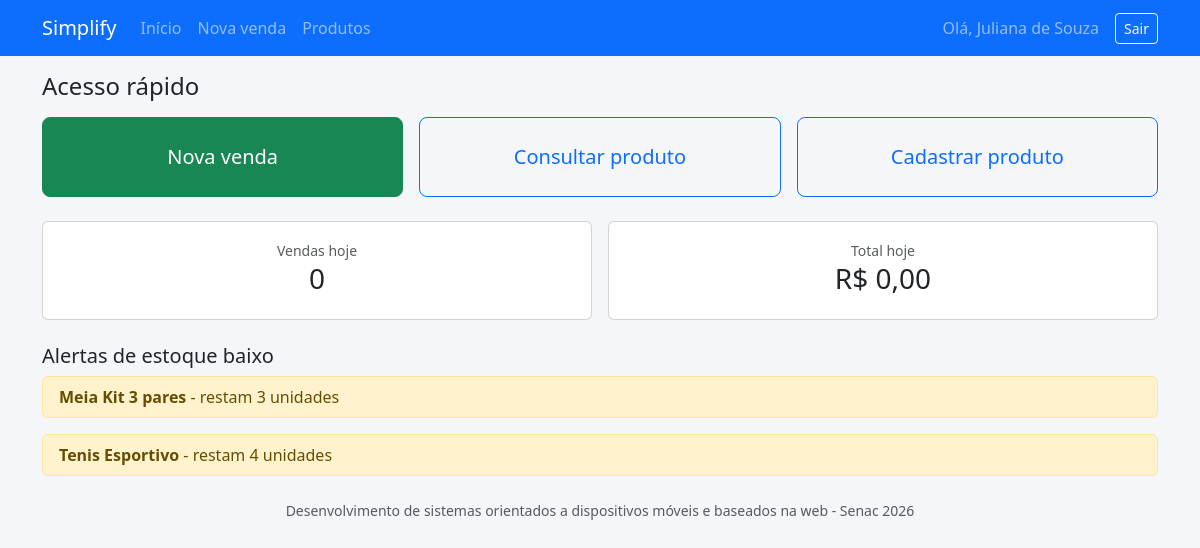
The app's page /index.php (signed in) with its own data.
### tables this page shows
CREATE TABLE produtos (
	id INT AUTO_INCREMENT PRIMARY KEY,
	codigo VARCHAR(20),
	nome VARCHAR(100),
	categoria VARCHAR(50),
	preco DECIMAL(10,2),
	estoque INT
);

### controllers/VendaController.php (called while the page is built, shortened)
<?php
class VendaController {
	private $venda;
	private $produto;
	public function __construct($pdo) {
		$this->venda = new Venda($pdo);
		$this->produto = new Produto($pdo);
	}
	public function inicio() {
		$resumo = $this->venda->resumoHoje();
		$alertas = $this->produto->estoqueBaixo();
		require 'views/inicio.php';
	}
}

### models/Venda.php (called while the page is built, shortened)
<?php
class Venda {
	private $pdo;
	public function __construct($pdo) {
		$this->pdo = $pdo;
	}
	public function resumoHoje() {
		return $this->pdo->query("SELECT COUNT(*) AS qtd, IFNULL(SUM(valor_total), 0) AS total
			FROM vendas WHERE DATE(data_venda) = CURDATE()")->fetch(PDO::FETCH_ASSOC);
	}
}
?>

### models/Produto.php (called while the page is built, shortened)
<?php
class Produto {
	private $pdo;
	public function __construct($pdo){
		$this->pdo = $pdo;
	}
	public function estoqueBaixo() {
		return $this->pdo->query("SELECT * FROM produtos WHERE estoque <= 5 ORDER BY estoque")->fetchAll(PDO::FETCH_ASSOC);
	}
}
?>

### views/inicio.php (the view, shortened to what this page needs)
<?php require 'views/topo.php'; ?>
<h4 class="mb-3">Acesso rápido</h4>
<div class="row g-3 mb-4">
	<div class="col-12 col-md-4">
		<a href="index.php?pagina=nova_venda" class="btn btn-success btn-lg w-100 py-4">Nova venda</a>
	</div>
	<div class="col-6 col-md-4">
		<a href="index.php?pagina=produtos" class="btn btn-outline-primary btn-lg w-100 py-4">Consultar produto</a>
	</div>
	<div class="col-6 col-md-4">
		<?php if ($_SESSION['perfil'] == 'gestor') { ?>
			<a href="index.php?pagina=vendas" class="btn btn-outline-primary btn-lg w-100 py-4">Histórico de vendas</a>
		<?php } else { ?>
			<a href="index.php?pagina=produto_novo" class="btn btn-outline-primary btn-lg w-100 py-4">Cadastrar produto</a>
		<?php } ?>
	</div>
</div>
<div class="row g-3">
	<div class="col-6">
		<div class="card text-center">
			<div class="card-body">
				<small class="text-muted">Vendas hoje</small>
				<h3><?= $resumo['qtd'] ?></h3>
			</div>
		</div>
	</div>
	<div class="col-6">
		<div class="card text-center">
			<div class="card-body">
				<small class="text-muted">Total hoje</small>
				<h3>R$ <?= number_format($resumo['total'], 2, ',', '.') ?></h3>
			</div>
		</div>
	</div>
</div>
<h5 class="mt-4">Alertas de estoque baixo</h5>
<?php foreach ($alertas as $a) { ?>
	<div class="alert alert-warning py-2">
		<strong><?= $a['nome'] ?></strong> - restam <?= $a['estoque'] ?> unidades
	</div>
<?php } ?>
<?php require 'views/rodape.php'; ?>

### public/css/estilo.css (style rules this page uses)
body { background-color: #f4f6f9; }

### records on screen
produtos: nome "Meia Kit 3 pares", estoque "3"
produtos: nome "Tenis Esportivo", estoque "4"

### other values on screen
$_SESSION['usuario_nome'] "Juliana de Souza"
$resumo['qtd'] "0"
$resumo['total'] "0,00"
